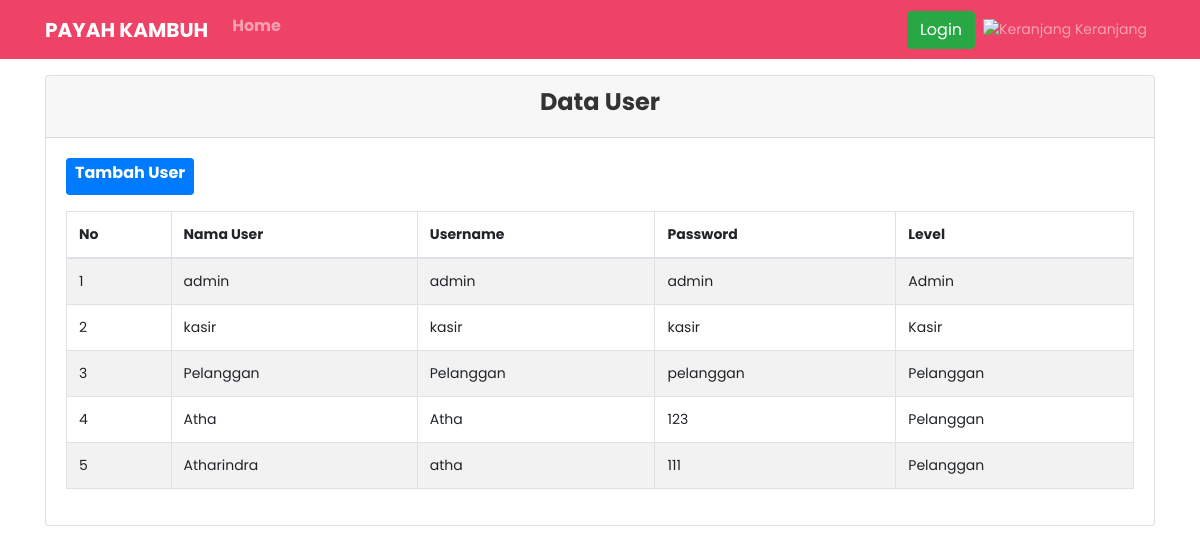
Page /dashboard/index.php?user on the committed database.
### tables this page shows
CREATE TABLE `tb_user` (
  `id_user` int(11) NOT NULL,
  `username` varchar(128) NOT NULL,
  `password` varchar(128) NOT NULL,
  `nama_user` varchar(128) NOT NULL,
  `id_level` int(1) NOT NULL
);

### dashboard/admin/data_user.php (the view, shortened to what this page needs)
<div class="container mt-3">
	<div class="card">
		<div class="card-header">
			<h4><b>Data User</b></h4>
		</div>
		<div class="card-body">
			<a href="index.php?registrasi"><button class="btn btn-primary btn-sm mb-3">
					<h6><b>Tambah User</b></h6>
				</button></a>
			<table class="table table-bordered table-hover table-striped" id="tabel">
				<thead>
					<tr>
						<th>No</th>
						<th>Nama User</th>
						<th>Username</th>
						<th>Password</th>
						<th>Level</th>
					</tr>
				</thead>
				<tbody>
					<?php
					$i = 1;
					$sql = mysqli_query($kon, "SELECT * FROM tb_user");
					while ($data = mysqli_fetch_array($sql)) : ?>
						<tr>
							<td><?= $i++; ?></td>
							<td><?= $data['nama_user'] ?></td>
							<td><?= $data['username'] ?></td>
							<td><?= $data['password'] ?></td>
							<?php
							if ($data['id_level'] == 1) {
								$level = "Admin";
							} elseif ($data['id_level'] == 2) {
								$level = "Waiter";
							} elseif ($data['id_level'] == 3) {
								$level = "Kasir";
							} elseif ($data['id_level'] == 4) {
								$level = "Owner";
							} else {
								$level = "Pelanggan";
							}
							?>
							<td><?= $level; ?></td>
						</tr>
					<?php endwhile; ?>
				</tbody>
			</table>
		</div>
	</div>
</div>

### dashboard/assets/css/custom.css (style rules this page uses)
body { font-size: .875rem; font-family: 'Poppins', sans-serif; background-color: #fff; color: #333; }

### dashboard/admin/data_user.php (style rules this page uses)
.card-header { text-align: center; }

### rows in the picture
tb_user: nama_user "admin", username "admin", password "admin", id_level "Admin"
tb_user: nama_user "kasir", username "kasir", password "kasir", id_level "Kasir"
tb_user: nama_user "Pelanggan", username "Pelanggan", password "pelanggan", id_level "Pelanggan"
tb_user: nama_user "Atha", username "Atha", password "123", id_level "Pelanggan"
tb_user: nama_user "Atharindra", username "atha", password "111", id_level "Pelanggan"
